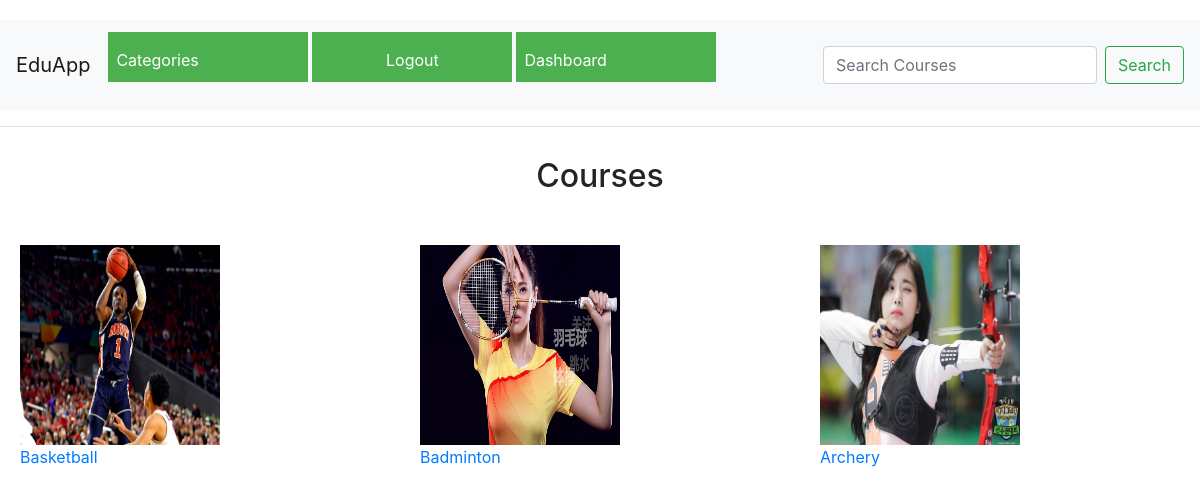
Page /catview/sports/ (signed in) on the committed database.
### app1/models.py (models this page shows, shortened)
class Course(models.Model):
    name = models.CharField(max_length=150)
    about = models.CharField(max_length=900, null=True, blank=True)
    category = models.ForeignKey(Category, on_delete=models.CASCADE)
    slug = models.SlugField(max_length=150, blank=True, null=True)
    lecturer = models.CharField(max_length=150, null=True, blank=True)
    date_created = models.DateTimeField(auto_now_add=True, null=True, blank=True, editable=True)
    date_modified = models.DateField(auto_now=True, null=True, blank=True, editable=True)
    thumbnail = models.ImageField(upload_to='thumbnails', null=True, blank=True)
    likes = models.ManyToManyField(User, blank=True)
    num_of_vids = models.IntegerField(null=True, blank=True)
    def __str__(self):
        return self.name
    def get_absolute_url(self):
        return reverse('courseview', kwargs={'slug': self.slug})

### app1/views.py (the view)
# urls.py: path('catview/<slug:slug>/', views.categoryview, name='categoryview'),
def categoryview(request, slug):
    print(slug)
    category = Category.objects.get(slug=slug)
    courses = Course.objects.filter(category=category)
    return render(request, 'app1/catview.html', {'courses': courses, 'title': "Categories"})

### app1/templates/app1/catview.html (shortened to what this page needs)
{% extends 'base_layout.html' %}
{% block content %}
<hr>
<div class="courses-list-container">
    <h2 style="text-align: center;margin: 30px 0 30px 0;">Courses</h2>
    <div class="courses-list">
        <ul class="course-grid">
            {% for course in courses %}
            <div>
                <a href="{{ course.get_absolute_url }}">
                    <div>
                        <img src="{{course.thumbnail.url}}" alt="course image" width="200" height="200">
                        <li><a href="{{course.get_absolute_url}}">{{course}}</a></li>
                    </div>
                </a>
            </div>
            {% endfor %}
        </ul>
    </div>
</div>
{% endblock %}

### app1/static/style.css (style rules this page uses)
* { box-sizing: border-box; }
body { height:100%; width:100%; padding:0%; margin:0%; }
body { margin-top:20px; }
.course-grid { display: grid; grid-template-columns: repeat(3,400px); list-style-type: none; row-gap: 60px; }
.courses-list { display: flex; justify-content: center; margin-top: 50px; }

### rows in the picture
Course: thumbnail (picture), name "Basketball"
Course: thumbnail (picture), name "Badminton"
Course: thumbnail (picture), name "Archery"
